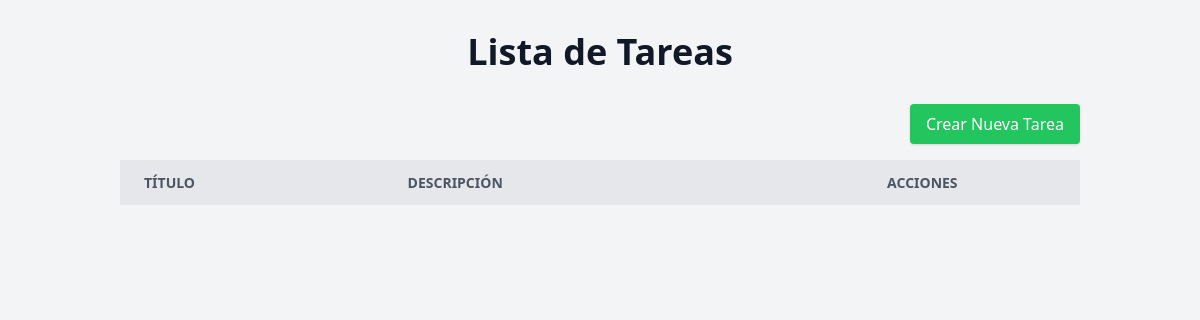
Before: / with the older database file.
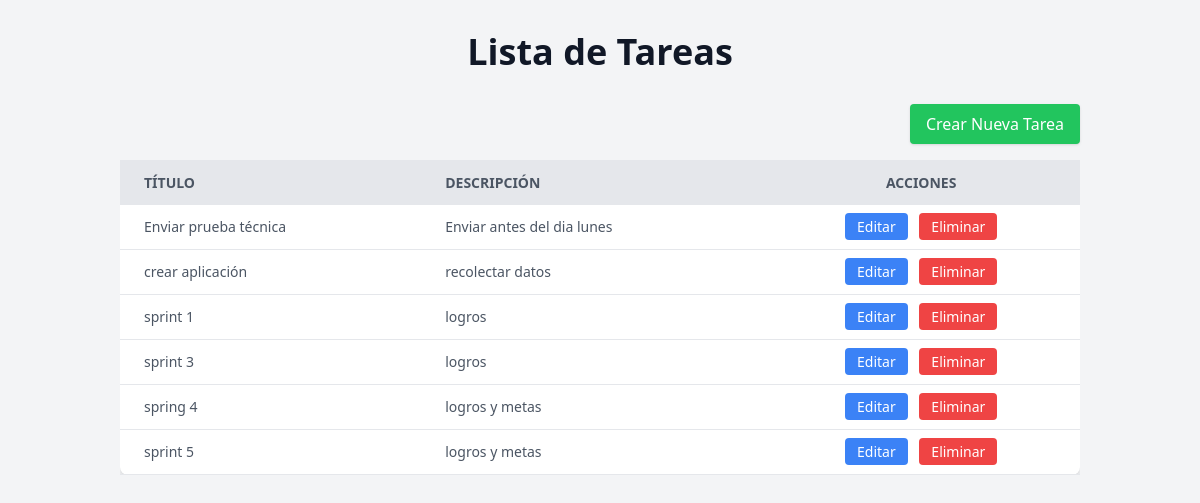
After: the same page with the newer database file.
### tables this page shows
CREATE TABLE `tasks` (
  `id` int(11) NOT NULL,
  `title` varchar(255) NOT NULL,
  `description` text NOT NULL,
  `created_at` timestamp NOT NULL DEFAULT current_timestamp()
);

### app/controllers/TaskController.php (called while the page is built, shortened)
<?php
class TaskController {
    private $taskModel;
    public function __construct($db) {
        $this->taskModel = new TaskModel($db);
    }
    public function index() {
        $tasks = $this->taskModel->getAllTasks();
        include '../app/views/tasks/index.php';
    }
}

### app/models/TaskModel.php (called while the page is built, shortened)
<?php
class TaskModel {
    private $db;
    public function __construct($db) {
        $this->db = $db;
    }
    public function getAllTasks() {
        $sql = "SELECT * FROM tasks";
        return $this->db->fetchAll($sql);
    }
}

### app/core/Database.php (called while the page is built, shortened)
<?php
class Database {
    private $pdo;
    public function __construct() {
        $host = 'localhost';
        $db   = 'tasks';
        $user = 'root';
        $pass = '';
        $charset = 'utf8mb4';
        $dsn = "mysql:host=$host;dbname=$db;charset=$charset";
        $options = [
            PDO::ATTR_ERRMODE            => PDO::ERRMODE_EXCEPTION,
            PDO::ATTR_DEFAULT_FETCH_MODE => PDO::FETCH_ASSOC,
            PDO::ATTR_EMULATE_PREPARES   => false,
        ];
        try {
            $this->pdo = new PDO($dsn, $user, $pass, $options);
        } catch (PDOException $e) {
            throw new PDOException($e->getMessage(), (int)$e->getCode());
        }
    }
    public function query($sql, $params = []) {
        $stmt = $this->pdo->prepare($sql);
        $stmt->execute($params);
        return $stmt;
    }
    public function fetchAll($sql, $params = []) {
        $stmt = $this->query($sql, $params);
        return $stmt->fetchAll();
    }
}

### app/views/tasks/index.php (the view, shortened to what this page needs)
<!DOCTYPE html>
<html lang="en">
<head>
    <script src="https://cdn.tailwindcss.com"></script>
</head>
<body class="bg-gray-100 text-gray-900">
    <div class="container mx-auto p-8">
        <h1 class="text-4xl font-bold mb-8 text-center">Lista de Tareas</h1>
        <div class="flex justify-end mb-4">
            <a href="/create" class="bg-green-500 text-white px-4 py-2 rounded shadow hover:bg-green-600">Crear Nueva Tarea</a>
        </div>
        <div class="overflow-x-auto">
            <table class="min-w-full bg-white shadow-md rounded-lg">
                <thead>
                    <tr class="bg-gray-200 text-gray-600 uppercase text-sm leading-normal">
                        <th class="py-3 px-6 text-left">Título</th>
                        <th class="py-3 px-6 text-left">Descripción</th>
                        <th class="py-3 px-6 text-center">Acciones</th>
                    </tr>
                </thead>
                <tbody class="text-gray-600 text-sm">
                    <?php foreach ($tasks as $task): ?>
                    <tr class="border-b border-gray-200 hover:bg-gray-100">
                        <td class="py-3 px-6 text-left whitespace-nowrap">
                            <span class="font-medium"><?= htmlspecialchars($task['title']) ?></span>
                        </td>
                        <td class="py-3 px-6 text-left">
                            <?= htmlspecialchars($task['description']) ?>
                        </td>
                        <td class="py-3 px-6 text-center">
                            <a href="/edit?id=<?= $task['id'] ?>" class="bg-blue-500 text-white px-3 py-1 rounded hover:bg-blue-600 mr-2">Editar</a>
                            <a href="/delete?id=<?= $task['id'] ?>" class="bg-red-500 text-white px-3 py-1 rounded hover:bg-red-600">Eliminar</a>
                        </td>
                    </tr>
                    <?php endforeach; ?>
                </tbody>
            </table>
        </div>
    </div>
</body>
</html>

### public/index.php (shortened to what this page needs)
<?php
require '../app/core/Database.php';
require '../app/models/TaskModel.php';
require '../app/controllers/TaskController.php';
$db = new Database();
$taskController = new TaskController($db);
$request = parse_url($_SERVER['REQUEST_URI'], PHP_URL_PATH);
switch ($request) {
    case '/':
        $taskController->index();
        break;
}

Changed rows visible on the page:
added tasks: title "Enviar prueba técnica", description "Enviar antes del dia lunes"
added tasks: title "crear aplicación", description "recolectar datos"
added tasks: title "sprint 1", description "logros"
added tasks: title "sprint 3", description "logros"
added tasks: title "spring 4", description "logros y metas"
added tasks: title "sprint 5", description "logros y metas"
